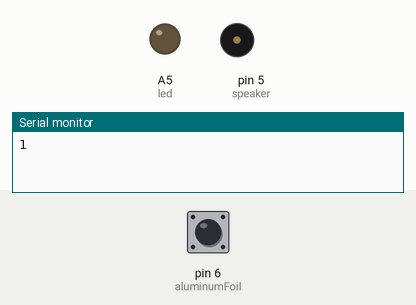
Simulated run of this sketch. Board: Arduino Uno, built with avr-gcc and run on an emulated ATmega328P. Parts: output pins drawn as LEDs (lit = HIGH), buzzer (waves = sounding), the last lines printed to the serial monitor. The test bench sets the inputs (shaded band); at power-on: pin 6 (aluminumFoil) HIGH.

Above: at 0.05 s.
At 1.2 s:
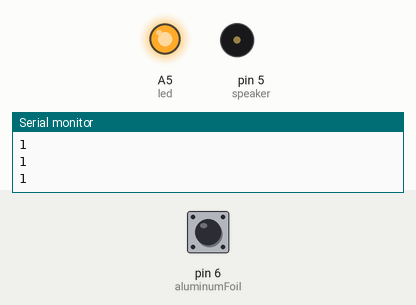
1.3 s: pin 6 (aluminumFoil) pulled LOW for 0.15 s
At 4.8 s:
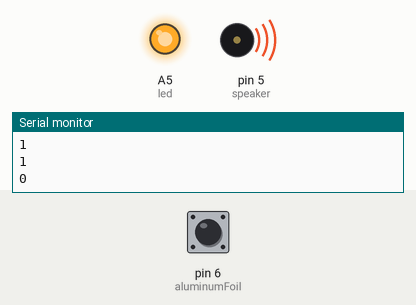
Timing chart, 0 to 10.4 s (numbered marks = the images above; inputs shaded):
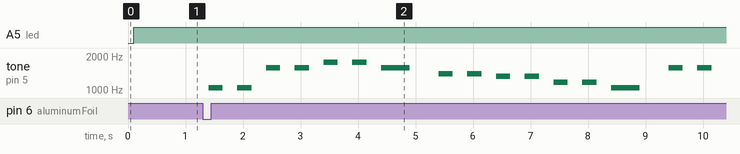

The sketch:

Eric_Star.ino
```cpp
int led = A5;
int speaker = 5;
int aluminumFoil = 6;
int sensorValue;

int C = 1046;
int D = 1175;
int E = 1319;
int F = 1397;
int G = 1568;
int A = 1760;
int B = 1976;
int C1 = 2093;

void setup() {

  pinMode(led, OUTPUT);  //The LED is an output because it does something in the world.
  pinMode(speaker, OUTPUT);
  pinMode(aluminumFoil, INPUT);
  digitalWrite(aluminumFoil, HIGH);  //initializes the sensor
  Serial.begin(9600);    //initialize serial port. 9600 is the Arduino stardard communication speed. Tells lilypad to talk to computer at the speed of 9600 bits per second.
}

void loop() {
  sensorValue = digitalRead(aluminumFoil);
  Serial.println(sensorValue);  //send sensorValue to computer
  delay(100);  //delay 1/10 of a second. This keeps the computer from crashing when you use println.
  if (sensorValue == HIGH)
  {
    digitalWrite(led, HIGH);
  }
   else
   {
    digitalWrite(led, HIGH);
    song();
  }
}

void MakeNote(int NoteNumber, int duration)
{
  // "stacatto" note, on for 1/2 of duration, off for 1/2 of duration
  tone(speaker, NoteNumber);
  delay(duration/2);
  noTone(speaker);
  delay(duration/2);
}

void songA(int duration)
{
  MakeNote(C, duration);
  MakeNote(C, duration);
  MakeNote(G, duration);
  MakeNote(G, duration);
  MakeNote(A, duration);
  MakeNote(A, duration);
  MakeNote(G, duration*2);
  MakeNote(F, duration);
  MakeNote(F, duration);
  MakeNote(E, duration);
  MakeNote(E, duration);
  MakeNote(D, duration);
  MakeNote(D, duration);
  MakeNote(C, duration*2);
}

void songB(int duration)
{
  MakeNote(G, duration);
  MakeNote(G, duration);
  MakeNote(F, duration);
  MakeNote(F, duration);
  MakeNote(E, duration);
  MakeNote(E, duration);
  MakeNote(D, duration*2);
}

void song()
{
  int duration = 500; // controls tempo of song
  songA(duration);
  songB(duration);
  songB(duration);
  songA(duration);
}
```

Measured:
- after the input at 1.3 s, tone on pin 5 (speaker): plays 1046 Hz for 0.25 s, 1046 Hz for 0.25 s, 1568 Hz for 0.25 s, 1568 Hz for 0.25 s, 1760 Hz for 0.25 s, 1760 Hz for 0.25 s … (16 notes in this stretch), starting after 0.10 s
